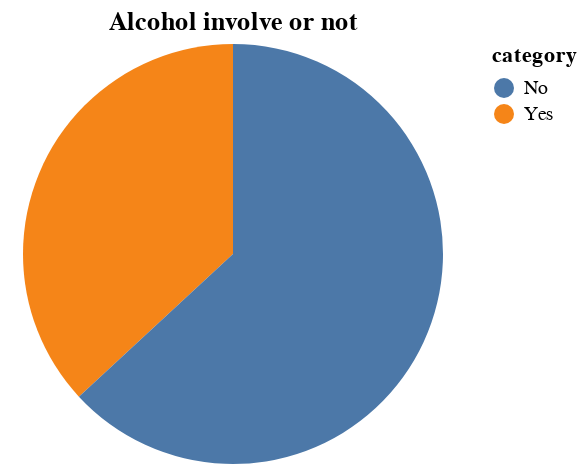

Express this chart as Vega-Lite.
### Vega-Lite specification from a JSON file in a GitHub repository (floating-point values rounded to 4 significant figures)
{"$schema": "https://vega.github.io/schema/vega-lite/v5.json", "description": "A simple pie chart with embedded data.", "title": "Alcohol involve or not", "width": 223, "height": 210, "data": {"values": [{"category": "Yes", "value": 27631}, {"category": "No", "value": 47277}]}, "mark": "arc", "encoding": {"theta": {"field": "value", "type": "quantitative"}, "color": {"field": "category", "type": "nominal"}, "tooltip": [{"field": "category", "type": "nominal", "title": "Day"}, {"field": "value", "type": "quantitative"}]}}
